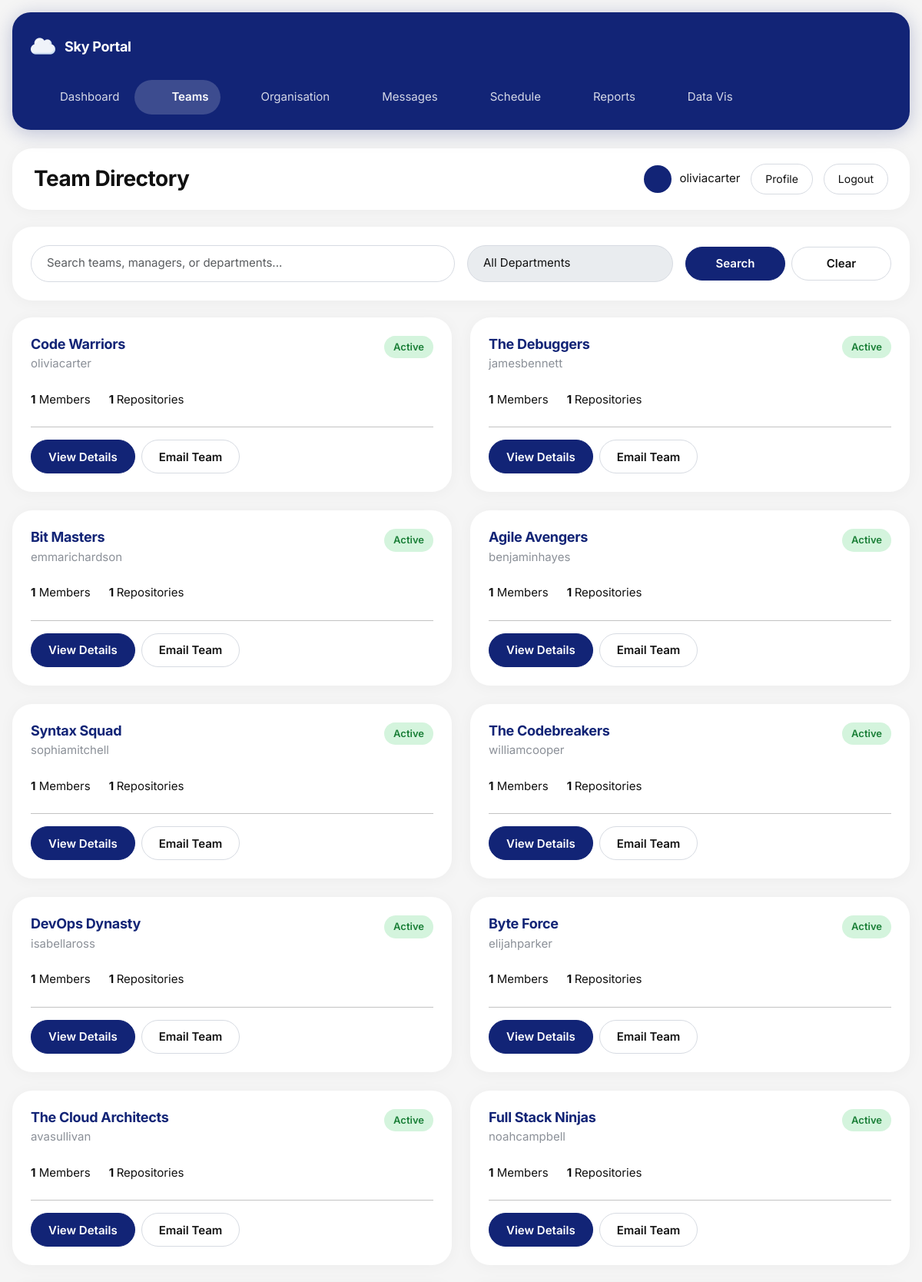
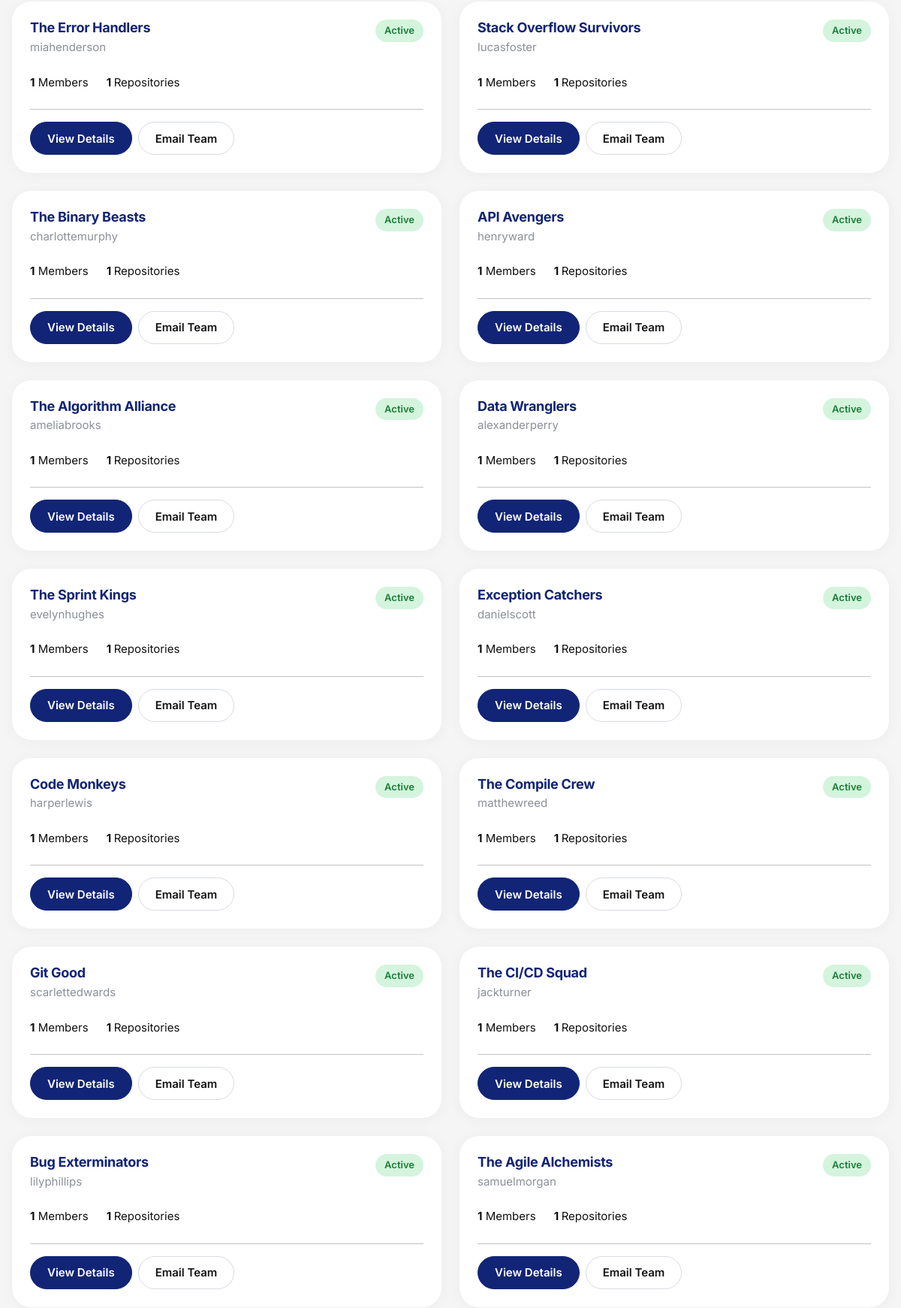
/teams/ (signed in, upper part), run on the app's committed database (2 pictures, top to bottom).
### organisation/models.py (models this page shows, shortened)
class Team(models.Model):
    STATUS_CHOICES = [
        ('active', 'Active'),
        ('restructured', 'Restructured'),
        ('disbanded', 'Disbanded'),
    ]
    name = models.CharField(max_length=100, unique=True)
    description = models.TextField(blank=True)
    purpose = models.TextField(blank=True)
    department = models.ForeignKey(
        Department,
        on_delete=models.SET_NULL,
        null=True,
        blank=True,
        related_name='teams'
    )
    team_type = models.ForeignKey(
        TeamType,
        on_delete=models.SET_NULL,
        null=True,
        blank=True,
        related_name='teams'
    )
    manager = models.ForeignKey(
        User,
        on_delete=models.SET_NULL,
        null=True,
        blank=True,
        related_name='managed_teams'
    )
    members = models.ManyToManyField(
        User,
        related_name='teams',
        blank=True
    )
    slack_channel = models.CharField(max_length=100, blank=True)
    email = models.EmailField(blank=True)
    code_repository = models.URLField(blank=True)
    status = models.CharField(max_length=20, choices=STATUS_CHOICES, default='active')
    created_at = models.DateTimeField(auto_now_add=True)
    updated_at = models.DateTimeField(auto_now=True)

### teams/views.py (the view)
# urls.py: path('teams/', views.team_list, name='team_list'),
@login_required
def team_list(request):
    query = request.GET.get("q", "").strip()
    if query:
        teams = Team.objects.filter(
            Q(name__icontains=query) |
            Q(manager__username__icontains=query) |
            Q(department__name__icontains=query)
        ).distinct()
    else:
        teams = Team.objects.all()
    return render(request, "teams/team_list.html", {
        "teams": teams,
        "query": query,
    })

### teams/templates/teams/team_list.html (shortened to what this page needs)
{% extends "base.html" %}
{% block nav_teams %}active{% endblock %}
{% block page_heading %}Team Directory{% endblock %}
{% block content %}
<div class="panel-card">
    <div class="card-body">
        <form method="get" class="row g-3 align-items-center">
            <div class="col-lg-6">
                <input
                    type="text"
                    name="q"
                    class="form-control sky-search-input"
                    placeholder="Search teams, managers, or departments..."
                    value="{{ query|default:'' }}"
                >
            </div>
            <div class="col-lg-3">
                <select class="form-select sky-select" disabled>
                    <option>All Departments</option>
                </select>
            </div>
            <div class="col-lg-3 d-flex gap-2">
                <button type="submit" class="btn btn-sky-primary w-100">Search</button>
                <a href="{% url 'team_list' %}" class="btn btn-sky-secondary w-100">Clear</a>
            </div>
        </form>
    </div>
</div>
{% if teams %}
    <div class="row g-4">
        {% for team in teams %}
            <div class="col-lg-6">
                <div class="sky-team-card">
                    <div class="card-body">
                        <div class="d-flex justify-content-between align-items-start gap-3 mb-2">
                            <div>
                                <h3 class="sky-team-title mb-1">{{ team.name }}</h3>
                                <p class="page-subtitle mb-0">
                                    {{ team.manager.username|default:"No manager assigned" }}
                                </p>
                            </div>
                            <span class="sky-badge sky-badge-active">{{ team.get_status_display }}</span>
                        </div>
                        <div class="d-flex gap-4 flex-wrap mt-4 mb-4">
                            <div>
                                <strong>{{ team.members.count }}</strong> Members
                            </div>
                            <div>
                                <strong>
                                    {% if team.code_repository %}1{% else %}0{% endif %}
                                </strong>
                                Repositories
                            </div>
                        </div>
                        <hr>
                        <div class="d-flex justify-content-between align-items-center flex-wrap gap-3 mt-3">
                            <div class="d-flex gap-2 flex-wrap">
                                <a href="{% url 'team_detail' team.id %}" class="btn btn-sky-primary">View Details</a>
                                <a href="{% url 'email_team' team.id %}" class="btn btn-sky-secondary">Email Team</a>
                            </div>
                        </div>
                    </div>
                </div>
            </div>
        {% endfor %}
    </div>
{% endif %}
{% endblock %}

### templates/base.html (shortened to what this page needs)
<!DOCTYPE html>
<html lang="en">
<head>
    {% load static %}
    <link href="https://cdn.jsdelivr.net/npm/bootstrap@5.3.3/dist/css/bootstrap.min.css" rel="stylesheet">
    <link href="{% static 'css/styles.css' %}" rel="stylesheet">
</head>
<body>
    {% block fullpage %}
    <div class="app-layout">
        <aside class="app-sidebar">
            <div class="app-sidebar-inner">
                <div class="sidebar-brand">
                    <div class="top-shell-brand d-flex align-items-center gap-2">
                        <img src="{% static 'images/cloud.png' %}" alt="Sky Logo" style="height: 32px;">
                    </div>
                    <div class="sidebar-brand-text">Sky Portal</div>
                </div>
                <nav class="sidebar-nav">
                    <a href="/teams/dashboard/" class="sidebar-link {% block nav_dashboard %}{% endblock %}">
                        <span>Dashboard</span>
                    </a>
                    <a href="/teams/" class="sidebar-link {% block nav_teams %}{% endblock %}">
                        <span>Teams</span>
                    </a>
                    <a href="/organisation/" class="sidebar-link {% block nav_organisation %}{% endblock %}">
                        <span>Organisation</span>
                    </a>
                    <a href="/messages/" class="sidebar-link {% block nav_messages %}{% endblock %}">
                        <span>Messages</span>
                    </a>
                    <a href="/schedule/" class="sidebar-link {% block nav_schedule %}{% endblock %}">
                        <span>Schedule</span>
                    </a>
                    <a href="/reports/" class="sidebar-link {% block nav_reports %}{% endblock %}">
                        <span>Reports</span>
                    </a>
                    <a href="/datavis/" class="sidebar-link {% block nav_datavis %}{% endblock %}">
                        <span>Data Vis</span>
                    </a>
                </nav>
            </div>
        </aside>
        <div class="app-main">
            <header class="top-shell">
                <div class="top-shell-title-wrap">
                    <h1 class="top-shell-title">{% block page_heading %}Sky Portal{% endblock %}</h1>
                </div>
                <div class="top-shell-right">
                    {% if user.is_authenticated %}
                        <div class="top-shell-profile">
                            <div class="top-shell-avatar"></div>
                            <span class="top-shell-username">{{ user.username }}</span>
                        </div>
                        <a href="/accounts/profile/" class="top-shell-pill-link">Profile</a>
                        <form method="post" action="/accounts/logout/" class="mb-0">
                            <button type="submit" class="top-shell-pill-link top-shell-pill-light">Logout</button>
                        </form>
                    {% else %}
                        <a href="/accounts/login/" class="top-shell-pill-link top-shell-pill-light">Login</a>
                        <a href="/accounts/signup/" class="top-shell-pill-link">Sign Up</a>
                    {% endif %}
                </div>
            </header>
            <main class="page-content">
                {% block content %}{% endblock %}
            </main>
        </div>
    </div>
    {% endblock %}
</body>
</html>

### data on the page
Team: name "Code Warriors", manager.username "oliviacarter", status "Active", members.count "1", code_repository "1"
Team: name "The Debuggers", manager.username "jamesbennett", status "Active", members.count "1", code_repository "1"
Team: name "Bit Masters", manager.username "emmarichardson", status "Active", members.count "1", code_repository "1"
Team: name "Agile Avengers", manager.username "benjaminhayes", status "Active", members.count "1", code_repository "1"
Team: name "Syntax Squad", manager.username "sophiamitchell", status "Active", members.count "1"
Team: name "The Codebreakers", manager.username "williamcooper", status "Active", members.count "1", code_repository "1"
Team: name "DevOps Dynasty", manager.username "isabellaross", status "Active", members.count "1", code_repository "1"
Team: name "Byte Force", manager.username "elijahparker", status "Active", members.count "1", code_repository "1"
Team: name "The Cloud Architects", manager.username "avasullivan", status "Active", members.count "1", code_repository "1"
Team: name "Full Stack Ninjas", manager.username "noahcampbell", status "Active", members.count "1", code_repository "1"
Team: name "The Error Handlers", manager.username "miahenderson", status "Active", members.count "1", code_repository "1"
Team: name "Stack Overflow Survivors", manager.username "lucasfoster", status "Active", members.count "1", code_repository "1"
Team: name "The Binary Beasts", manager.username "charlottemurphy", status "Active", members.count "1"
Team: name "API Avengers", manager.username "henryward", status "Active", members.count "1", code_repository "1"
Team: name "The Algorithm Alliance", manager.username "ameliabrooks", status "Active", members.count "1", code_repository "1"
Team: name "Data Wranglers", manager.username "alexanderperry", status "Active", members.count "1", code_repository "1"
Team: name "The Sprint Kings", manager.username "evelynhughes", status "Active", members.count "1", code_repository "1"
Team: name "Exception Catchers", manager.username "danielscott", status "Active", members.count "1", code_repository "1"
Team: name "Code Monkeys", manager.username "harperlewis", status "Active", members.count "1", code_repository "1"
Team: name "The Compile Crew", manager.username "matthewreed", status "Active", members.count "1", code_repository "1"
Team: name "Git Good", manager.username "scarlettedwards", status "Active", members.count "1"
Team: name "The CI/CD Squad", manager.username "jackturner", status "Active", members.count "1", code_repository "1"
Team: name "Bug Exterminators", manager.username "lilyphillips", status "Active", members.count "1", code_repository "1"
Team: name "The Agile Alchemists", manager.username "samuelmorgan", status "Active", members.count "1", code_repository "1"

### other printed values
{{ user.username }} "oliviacarter"
